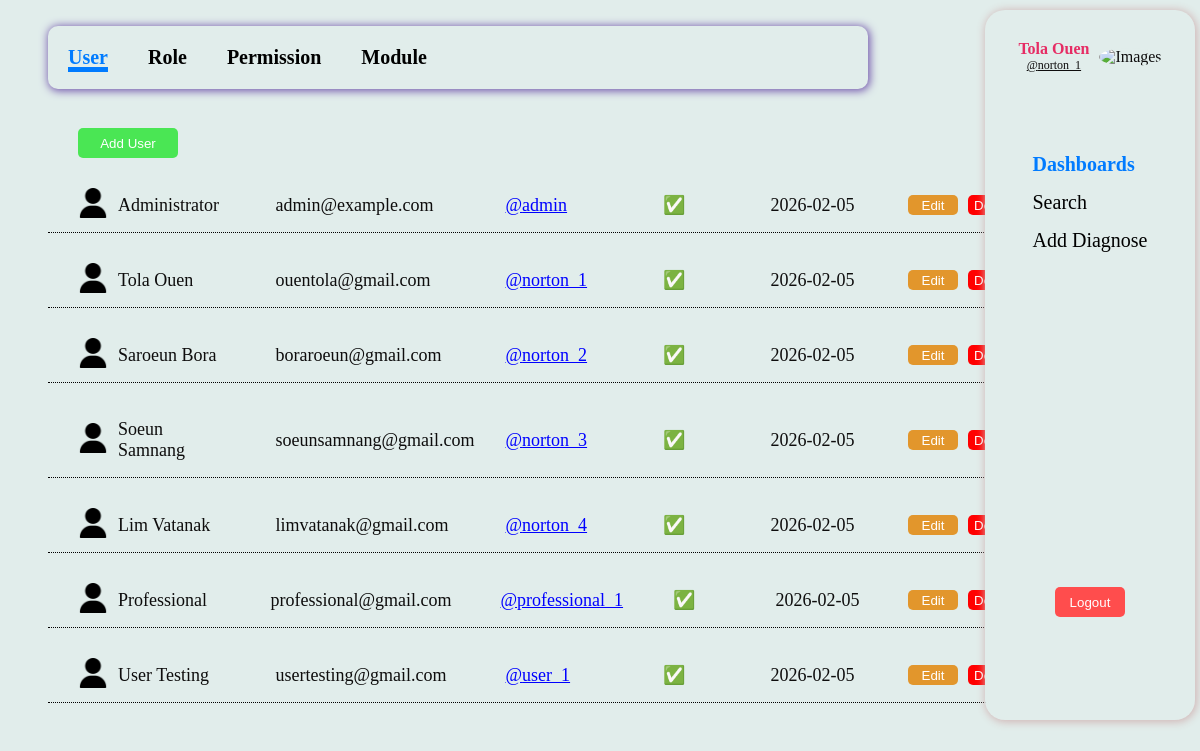
Screenshot of /user/ (signed in) with the database file from the repository.
### app/models/users.py (models this page shows, shortened)
class User(db.Model, UserMixin):
    __tablename__ = 'users'
    id = db.Column(db.Integer, primary_key=True)
    username = db.Column(db.String(50), unique=True, nullable=False, index=True)
    email = db.Column(db.String(120), unique=True, nullable=True)
    full_name = db.Column(db.String(120), nullable=True)
    password_hash = db.Column(db.String(255), nullable=False)
    is_active = db.Column(db.Boolean, default=True)
    created_at = db.Column(db.DateTime, default=datetime.utcnow)
    updated_at = db.Column(db.DateTime, default=datetime.utcnow, onupdate=datetime.utcnow)
    roles = db.relationship('Role', secondary=user_roles, back_populates="users")
    def has_role(self, role_name):
        return any(role.name == role_name for role in self.roles)
    def has_permission(self, permission_code):
        for role in self.roles:
            if any(permission.code == permission_code for permission in role.permissions):
                return True
        return False
    @property
    def is_admin(self):
        return self.has_role('admin')
    def can_access(self, permission_code):
        return self.has_permission(permission_code)

### app/routes/users.py (the view)
@user_router.route("/")
@login_required
@permission_required('users:read')
def index():
    users =  UserService.get_user_all()
    return render_template("users/index.html", users=users)

### app/services/users.py (called while the page is built)
    @staticmethod
    def get_user_all() -> List[User]:
        return User.query.order_by(User.id).all()

### app/templates/users/index.html
{% extends "layout/base.html" %}
{% block content %}
{% if current_user.is_admin %}
<div>
    <nav class="nav-bar">
        <div class="nav-link">
            <ul>
                <li><a href="{{ url_for('User.index') }}">User</a></li>
                <li><a href="{{ url_for('Role.index') }}">Role</a></li>
                <li><a href="{{ url_for('Permission.index') }}">Permission</a></li>
                <li><a href="{{ url_for('module.index') }}">Module</a></li>
            </ul>
        </div>
    </nav>
</div>
<div class="button-submit">
    <button type="submit">
        <a href="{{ url_for('User.create') }}">Add User</a>
    </button>
</div>
{% for user in users %}
<div class="row-user">
    <div class="image-view">
        <img src="{{ url_for('static', filename='images/users.png') }}" alt="images">
    </div>
    <div class="list-user">
        <ul>
            <li class="set-width">{{ user.full_name }}</li>
            <li>{{ user.email }}</li>
            <li class="li-user"><a href="{{ url_for('User.detail', user_id=user.id) }}">@{{ user.username }}</a></li>
            <li class="li-user-active">
                {% if user.is_active %}
                <span>✅</span>
                {% else %}
                <span>❌</span>
                {% endif %}
            </li>
            <li class="set-width">{{ user.created_at.strftime('%Y-%m-%d') }}</li>
        </ul>
    </div>
    <div class="button-list">
        <button class="button-update"><a href="{{ url_for('User.edit', user_id=user.id) }}">Edit</a></button>
        <button class="button-delete"><a href="{{ url_for('User.delete_confirm', user_id=user.id) }}">Delete</a></button>
    </div>
</div>
{% else %}
<p class="text-role">No User created. Please create user for role.</p>
{% endfor %}
{% endif %}
{% endblock %}

### app/templates/layout/base.html (shortened to what this page needs)
<!DOCTYPE html>
<html lang="en">
<head>
    <link rel="stylesheet" href="{{ url_for('static', filename='css/style.css') }}">
</head>
<body>
    <main>
        {% if current_user.is_authenticated %}
        <aside class="asidenav">
            <div class="profile-status">
                <div class="profile-name-status">
                    <h3 class="profile-full-name">{{ current_user.full_name }}</h3>
                    <small><a href="{{ url_for('User.detail', user_id=current_user.id)}}">@{{ current_user.username }}</a></small>
                </div>
                <div>
                    <img src="{{ url_for('static', filename='images/profile.jpeg') }}" alt="Images">
                </div>
            </div>
            <div>
                <div class="aside-link">
                    <ul>
                        {% if current_user.is_admin %}
                        <li><a href="{{ url_for('User.index') }}">Dashboards</a></li>
                        <li><a href="{{ url_for('disease.index')}}">Search</a></li>
                        <li><a href="{{ url_for('disease.create') }}">Add Diagnose</a></li>
                        {% elif current_user.is_user %}
                        <li><a href="{{ url_for('disease.index')}}">Search</a></li>
                        {% elif current_user.is_professional %}
                        <li><a href="{{ url_for('disease.index')}}">Search</a></li>
                        <li><a href="{{ url_for('disease.create') }}">Add Diagnose</a></li>
                        {% endif %}
                    </ul>
                </div>
                <div class="button-logout">
                    <button type="submit"><a href="{{ url_for('auth.logout')}}">Logout</a></button>
                </div>
            </div>
        </aside>
        {% endif %}
    </main>
    <section class="container">
        {% block content %}{% endblock %}
    </section>
</body>
</html>

### app/static/css/style.css (style rules this page uses)
* { background-color: #e1edeb; color: rgb(14, 13, 13); }
.profile-full-name { font-size: 20px; color: rgb(230, 44, 100); }
.asidenav { display: flex; flex-direction: column; height: 650px; width: 150px; position: fixed; top: 10px; right: 5px; border: none; border-radius: 20px; padding: 30px; filter: drop-shadow(1px 1px 9px 1px rgb(114, 85, 172)); box-shadow: 1px 1px 9px 1px rgb(209, 181, 181); }
.profile-status { display: flex; align-items: center; justify-content: center; flex-direction: row; gap: 10px; }
.profile-status img { border-radius: 50%; width: 40px; height: 40px; }
.profile-name-status { display: flex; flex-direction: column; justify-content: center; align-items: center; }
.profile-name-status h3 { font-weight: bold; font-size: 16px; margin: 0; }
.profile-name-status small { font-size: 12px; margin: 0; color: rgb(116, 113, 113); }
.aside-link { display: flex; flex-direction: column; align-self: center; align-items: center; margin-top: 50px; }
.aside-link ul { list-style-type: none; padding: 0; margin-top: 30px; font-size: 20px; }
.aside-link ul li { margin-bottom: 15px; }
.aside-link ul li a { text-decoration: none; color: black; font-weight: 500; }
.aside-link ul li a.active { color: #007bff; font-weight: bold; }
.button-logout { display: flex; justify-content: center; align-items: center; margin-top: auto; margin-top: 300px }
.button-logout button { background-color: #ff4d4d; width: 70px; height: 30px; border: none; border-radius: 5px; cursor: pointer; }
.button-logout button a { background-color: #ff4d4d; color: white; text-decoration: none; }
.container { margin-right: 100px; margin-left: 20px; padding: 20px; }
.nav-bar { margin-top: 20px; margin-bottom: 100px; }
.nav-link ul { display: flex; flex-direction: row; gap: 20px; justify-content: flex-start; position: fixed; top: 10px; width: 1200px; border-radius: 10px; padding: 10px; box-shadow: 1px 1px 9px 1px rgb(114, 85, 172); }
.nav-link li { list-style: none; font-weight: bold; font-size: 20px; }
.nav-link a { color: black; text-decoration: none; padding: 10px; }
.nav-link ul li a.active { color: #007bff; font-weight: bold; text-decoration: 5px underline #007bff; }
.button-submit { margin-left: 30px; }
.button-submit button { background-color: rgb(74, 230, 84); color: white; border-radius: 5px; border: none; width: 100px; height: 30px; }
.li-user { position: relative; left: 50px; }
.li-user-active { position: relative; left: 50px; }
.button-submit a { background-color: rgb(74, 230, 84); color: white; text-decoration: none; }
.row-user { display: flex; flex-direction: row; align-items: center; margin-top: 20px; border-bottom: 1px dotted black; width: 1080px; }
.image-view { position: relative; left: 30px; }
.image-view img { width: 30px; padding: 0; height: 30px; object-fit: cover; }
.list-user ul { display: flex; flex-direction: row; align-items: center; gap: 50px; }
.list-user li { list-style: none; font-size: 18px; width: 130px; }
.list-user a { color: blue; }
.set-width { width: 100px; }
.button-list { display: flex; flex-direction: row; align-items: center; gap: 10px; margin-left: 30px; }
.button-update { background-color: rgb(226, 150, 44); border-radius: 5px; border: none; width: 50px; height: 20px; }
.button-update a { background-color: rgb(226, 150, 44); color: white; text-decoration: none; }
.button-delete { background-color: red; border-radius: 5px; border: none; width: 50px; height: 20px; }
.button-delete a { background-color: red; color: white; text-decoration: none; }
.ul-list ul, li { display: flex; flex-direction: row; gap: 30px; }
@media screen and (min-width: 1025px) and (max-width: 1280px) { .nav-link ul { width: 800px; } }
@media screen and (min-width: 1025px) and (max-width: 1280px) { .list-user { width: 800px; } }

### rows the page displays
User: full_name "Tola Ouen", username "norton_1", email "ouentola@gmail.com", created_at "2026-02-05"
User: full_name "Administrator", email "admin@example.com", username "admin", created_at "2026-02-05"
User: full_name "Saroeun Bora", email "boraroeun@gmail.com", username "norton_2", created_at "2026-02-05"
User: full_name "Soeun Samnang", email "soeunsamnang@gmail.com", username "norton_3", created_at "2026-02-05"
User: full_name "Lim Vatanak", email "limvatanak@gmail.com", username "norton_4", created_at "2026-02-05"
User: full_name "Professional", email "professional@gmail.com", username "professional_1", created_at "2026-02-05"
User: full_name "User Testing", email "usertesting@gmail.com", username "user_1", created_at "2026-02-05"
